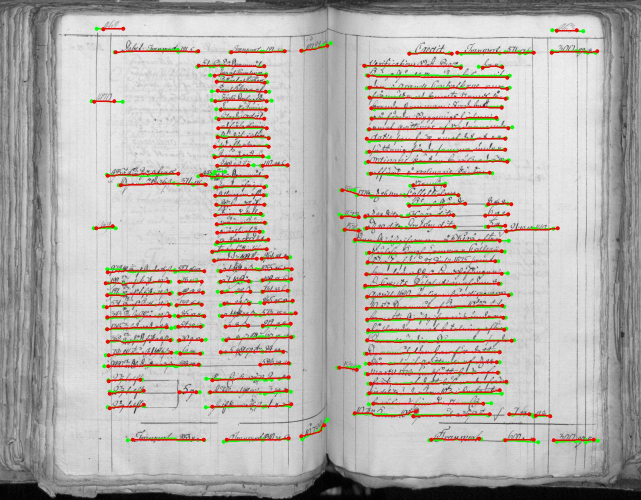
#> input picture images/cbad.jpg, 1281 x 1000 px, given in place of zia-vecchia_Accordi-dei-garzoni-b-125-reg-179_0014_007-v.tif, which was not available (shown at 1/2 size)
$ python page_generate_layout_xml.py   (older library calls are emulated)
#> lines starting #> are read from the running program, lines starting #| are printed output that depends on the picture
#!/usr/bin/env python
__author__ = 'solivr'

import xml.etree.ElementTree as ET

import cv2
import numpy as np
import tensorflow as tf
from scipy.misc import imread, imresize
from scipy.ndimage import label

from doc_seg import post_processing
from doc_seg.loader import LoadedModel
from doc_seg.post_processing import PAGE

IMAGE_FILENAME = '/mnt/Garzoni/Garzoni/Giustizia-vecchia_Accordi-dei-garzoni-b-125-reg-179/Giustizia-vecchia_Accordi-dei-garzoni-b-125-reg-179_0014_007-v.tif'
IMAGE_HEIGHT = 1500
MODEL_DIR = '/scratch/sofia/tf_models/baseline_center/export/'
OUTPUT_XML_FILENAME = './page.xml'

img = imread(IMAGE_FILENAME)
#> img is the input picture: shape (1000, 1281, 3); mean R, G, B 183.7, 178.2, 173.3
img_resize = imresize(img, (IMAGE_HEIGHT, round(IMAGE_HEIGHT * (img.shape[1]/img.shape[0]))))
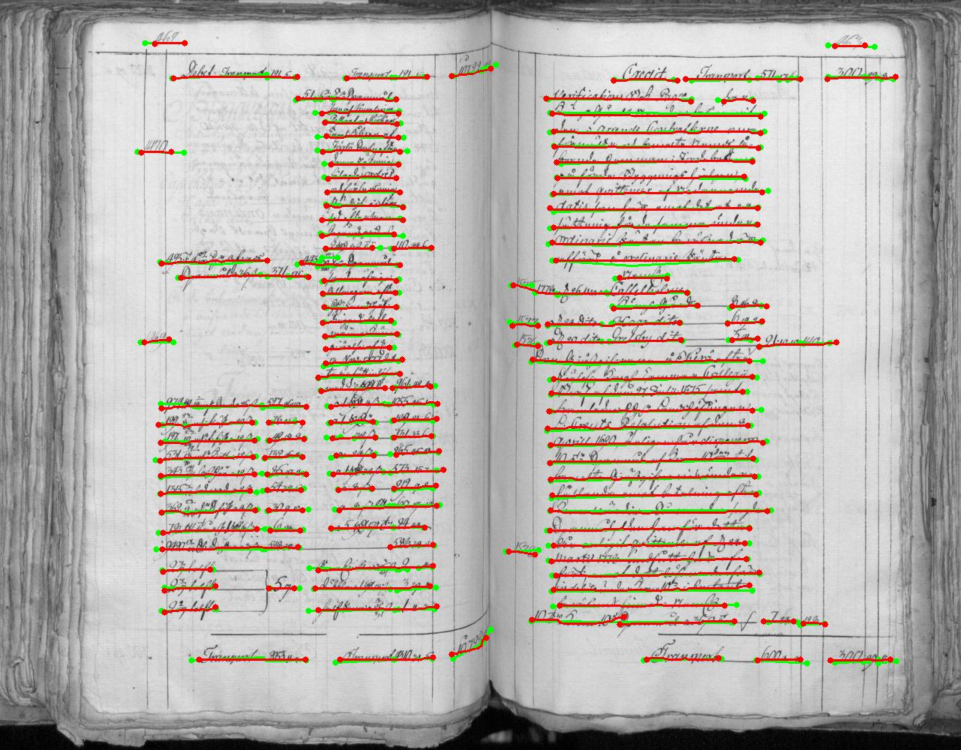
#> img_resize: shape (1500, 1921, 3) (shown at 1/2 size); mean R, G, B 183.8, 178.3, 173.3
ratio_resizing = (img.shape[0]/img_resize.shape[0], img.shape[1]/img_resize.shape[1])
#> ratio_resizing = (0.667, 0.667)

#> (the run stopped early here; a loop or call above may not have finished)

$ run again, on images/page.jpg
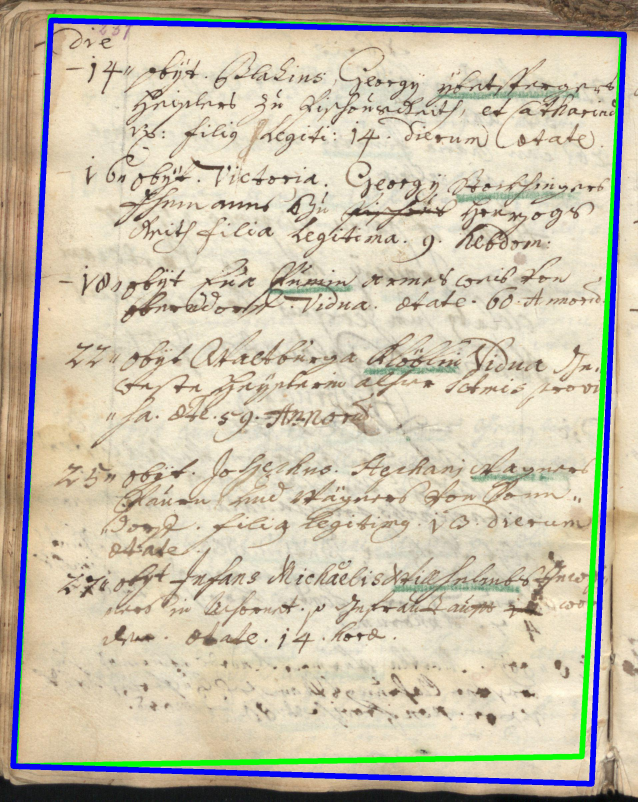
#> input picture images/page.jpg, 1914 x 2404 px, given in place of zia-vecchia_Accordi-dei-garzoni-b-125-reg-179_0014_007-v.tif, which was not available (shown at 1/3 size)
#> img is the input picture: shape (2404, 1914, 3); mean R, G, B 202.1, 194, 173.9
#> `img_resize = imresize(img, (IMAGE_HEIGHT, round(IMAGE_HEIGHT * (img.sh..`:
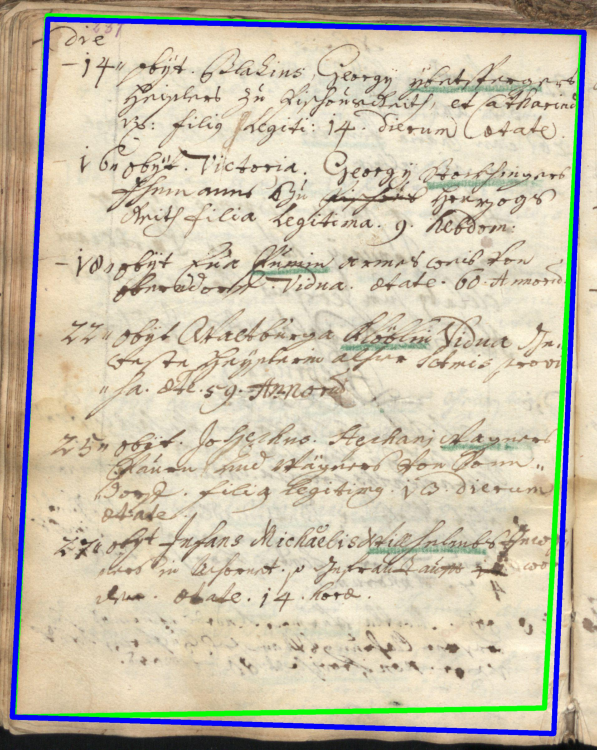
#> img_resize: shape (1500, 1194, 3) (shown at 1/2 size); mean R, G, B 202.1, 194, 173.9
